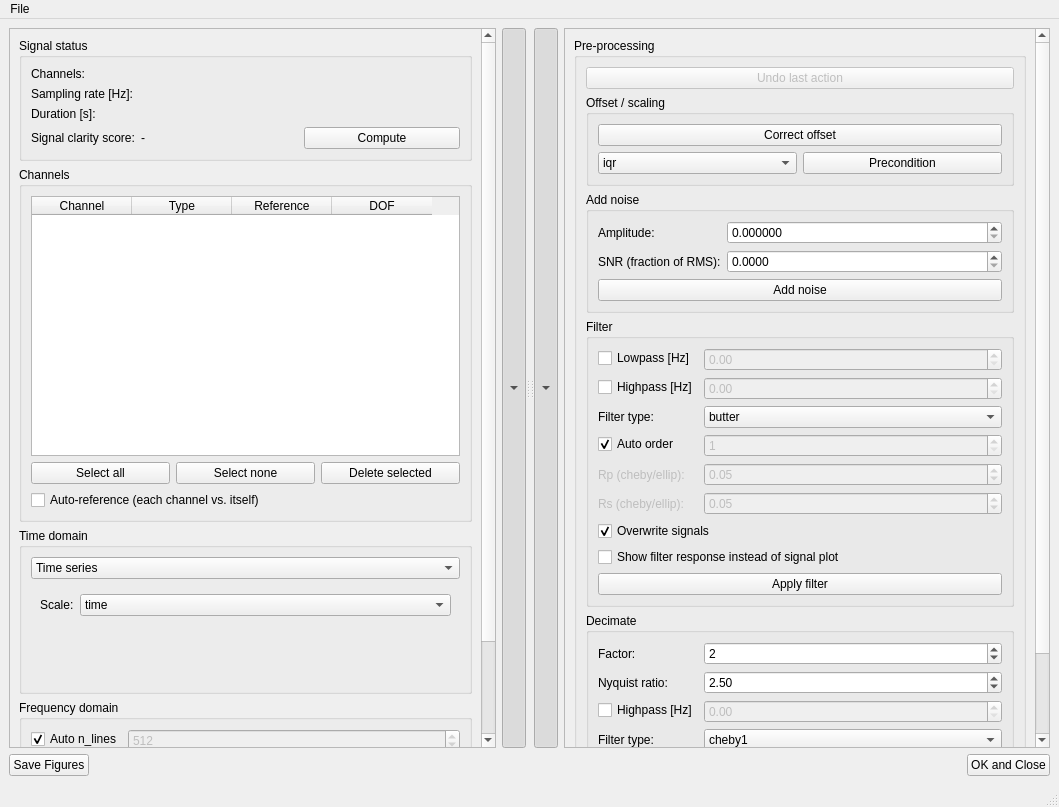
<?xml version="1.0" encoding="UTF-8"?>
<ui version="4.0">
 <class>PreProcessSignalsGUI</class>
 <widget class="QMainWindow" name="PreProcessSignalsGUI">
  <property name="geometry">
   <rect>
    <x>0</x>
    <y>0</y>
    <width>1059</width>
    <height>807</height>
   </rect>
  </property>
  <property name="windowTitle">
   <string>pyOMA - Interactive Signal Pre-Processing</string>
  </property>
  <widget class="QWidget" name="central_widget">
   <layout class="QVBoxLayout" name="verticalLayout" stretch="1,0">
    <item>
     <widget class="QSplitter" name="splitter">
      <property name="orientation">
       <enum>Qt::Orientation::Horizontal</enum>
      </property>
      <widget class="QWidget" name="processing_pane">
       <layout class="QHBoxLayout" name="processing_pane_layout">
        <item>
         <widget class="QScrollArea" name="processing_scroll">
          <property name="minimumSize">
           <size>
            <width>380</width>
            <height>0</height>
           </size>
          </property>
          <property name="widgetResizable">
           <bool>true</bool>
          </property>
          <widget class="QWidget" name="processing_panel">
           <property name="geometry">
            <rect>
             <x>0</x>
             <y>0</y>
             <width>467</width>
             <height>885</height>
            </rect>
           </property>
           <layout class="QVBoxLayout" name="processing_layout" stretch="0,1,0,0,0">
            <item>
             <widget class="QGroupBox" name="status_box">
              <property name="title">
               <string>Signal status</string>
              </property>
              <layout class="QFormLayout" name="status_form">
               <item row="0" column="0">
                <widget class="QLabel" name="label_channels">
                 <property name="text">
                  <string>Channels:</string>
                 </property>
                </widget>
               </item>
               <item row="0" column="1">
                <widget class="QLabel" name="lbl_num_channels"/>
               </item>
               <item row="1" column="0">
                <widget class="QLabel" name="label_sampling_rate">
                 <property name="text">
                  <string>Sampling rate [Hz]:</string>
                 </property>
                </widget>
               </item>
               <item row="1" column="1">
                <widget class="QLabel" name="lbl_sampling_rate"/>
               </item>
               <item row="2" column="0">
                <widget class="QLabel" name="label_duration">
                 <property name="text">
                  <string>Duration [s]:</string>
                 </property>
                </widget>
               </item>
               <item row="2" column="1">
                <widget class="QLabel" name="lbl_duration"/>
               </item>
               <item row="3" column="0">
                <widget class="QLabel" name="label_signal_clarity_score">
                 <property name="text">
                  <string>Signal clarity score:</string>
                 </property>
                </widget>
               </item>
               <item row="3" column="1">
                <layout class="QHBoxLayout" name="signal_clarity_row">
                 <item>
                  <widget class="QLabel" name="lbl_signal_clarity_score">
                   <property name="text">
                    <string>-</string>
                   </property>
                  </widget>
                 </item>
                 <item>
                  <widget class="QPushButton" name="btn_compute_clarity_score">
                   <property name="text">
                    <string>Compute</string>
                   </property>
                  </widget>
                 </item>
                </layout>
               </item>
              </layout>
             </widget>
            </item>
            <item>
             <widget class="QGroupBox" name="channel_box">
              <property name="title">
               <string>Channels</string>
              </property>
              <layout class="QVBoxLayout" name="channel_layout">
               <item>
                <widget class="QTableWidget" name="channel_table">
                 <property name="sizePolicy">
                  <sizepolicy hsizetype="Expanding" vsizetype="Expanding">
                   <horstretch>0</horstretch>
                   <verstretch>0</verstretch>
                  </sizepolicy>
                 </property>
                 <property name="minimumSize">
                  <size>
                   <width>0</width>
                   <height>260</height>
                  </size>
                 </property>
                 <property name="editTriggers">
                  <set>QAbstractItemView::EditTrigger::DoubleClicked|QAbstractItemView::EditTrigger::EditKeyPressed</set>
                 </property>
                 <property name="selectionMode">
                  <enum>QAbstractItemView::SelectionMode::ExtendedSelection</enum>
                 </property>
                 <property name="selectionBehavior">
                  <enum>QAbstractItemView::SelectionBehavior::SelectRows</enum>
                 </property>
                 <column>
                  <property name="text">
                   <string>Channel</string>
                  </property>
                 </column>
                 <column>
                  <property name="text">
                   <string>Type</string>
                  </property>
                 </column>
                 <column>
                  <property name="text">
                   <string>Reference</string>
                  </property>
                 </column>
                 <column>
                  <property name="text">
                   <string>DOF</string>
                  </property>
                 </column>
                </widget>
               </item>
               <item>
                <layout class="QHBoxLayout" name="channel_buttons_row">
                 <item>
                  <widget class="QPushButton" name="btn_select_all">
                   <property name="text">
                    <string>Select all</string>
                   </property>
                  </widget>
                 </item>
                 <item>
                  <widget class="QPushButton" name="btn_select_none">
                   <property name="text">
                    <string>Select none</string>
                   </property>
                  </widget>
                 </item>
                 <item>
                  <widget class="QPushButton" name="btn_delete_channels">
                   <property name="text">
                    <string>Delete selected</string>
                   </property>
                  </widget>
                 </item>
                </layout>
               </item>
               <item>
                <widget class="QCheckBox" name="chk_auto_ref">
                 <property name="text">
                  <string>Auto-reference (each channel vs. itself)</string>
                 </property>
                </widget>
               </item>
              </layout>
             </widget>
            </item>
            <item>
             <widget class="QGroupBox" name="time_domain_box">
              <property name="title">
               <string>Time domain</string>
              </property>
              <layout class="QVBoxLayout" name="time_domain_layout">
               <item>
                <widget class="QComboBox" name="combo_time_diagram">
                 <item>
                  <property name="text">
                   <string>Time series</string>
                  </property>
                 </item>
                 <item>
                  <property name="text">
                   <string>Correlation</string>
                  </property>
                 </item>
                </widget>
               </item>
               <item>
                <widget class="QStackedWidget" name="stack_time_params">
                 <widget class="QWidget" name="page_timeseries">
                  <layout class="QFormLayout" name="page_timeseries_form">
                   <item row="0" column="0">
                    <widget class="QLabel" name="label_ts_scale">
                     <property name="text">
                      <string>Scale:</string>
                     </property>
                    </widget>
                   </item>
                   <item row="0" column="1">
                    <widget class="QComboBox" name="combo_ts_scale">
                     <item>
                      <property name="text">
                       <string>time</string>
                      </property>
                     </item>
                     <item>
                      <property name="text">
                       <string>samples</string>
                      </property>
                     </item>
                    </widget>
                   </item>
                  </layout>
                 </widget>
                 <widget class="QWidget" name="page_correlation">
                  <layout class="QFormLayout" name="page_correlation_form">
                   <item row="0" column="0">
                    <widget class="QCheckBox" name="chk_corr_auto_mlags">
                     <property name="text">
                      <string>Auto m_lags</string>
                     </property>
                     <property name="checked">
                      <bool>true</bool>
                     </property>
                    </widget>
                   </item>
                   <item row="0" column="1">
                    <widget class="QSpinBox" name="spin_corr_mlags">
                     <property name="enabled">
                      <bool>false</bool>
                     </property>
                     <property name="minimum">
                      <number>1</number>
                     </property>
                     <property name="maximum">
                      <number>100000000</number>
                     </property>
                    </widget>
                   </item>
                   <item row="1" column="0">
                    <widget class="QLabel" name="label_corr_scale">
                     <property name="text">
                      <string>Scale:</string>
                     </property>
                    </widget>
                   </item>
                   <item row="1" column="1">
                    <widget class="QComboBox" name="combo_corr_scale">
                     <item>
                      <property name="text">
                       <string>lags</string>
                      </property>
                     </item>
                     <item>
                      <property name="text">
                       <string>samples</string>
                      </property>
                     </item>
                    </widget>
                   </item>
                   <item row="2" column="0">
                    <widget class="QLabel" name="label_corr_method">
                     <property name="text">
                      <string>Method:</string>
                     </property>
                    </widget>
                   </item>
                   <item row="2" column="1">
                    <widget class="QComboBox" name="combo_corr_method">
                     <item>
                      <property name="text">
                       <string>auto</string>
                      </property>
                     </item>
                     <item>
                      <property name="text">
                       <string>welch</string>
                      </property>
                     </item>
                     <item>
                      <property name="text">
                       <string>blackman-tukey</string>
                      </property>
                     </item>
                    </widget>
                   </item>
                  </layout>
                 </widget>
                </widget>
               </item>
              </layout>
             </widget>
            </item>
            <item>
             <widget class="QGroupBox" name="freq_domain_box">
              <property name="title">
               <string>Frequency domain</string>
              </property>
              <layout class="QFormLayout" name="freq_domain_layout">
               <item row="0" column="0">
                <widget class="QCheckBox" name="chk_psd_auto_nlines">
                 <property name="text">
                  <string>Auto n_lines</string>
                 </property>
                 <property name="checked">
                  <bool>true</bool>
                 </property>
                </widget>
               </item>
               <item row="0" column="1">
                <widget class="QSpinBox" name="spin_psd_nlines">
                 <property name="enabled">
                  <bool>false</bool>
                 </property>
                 <property name="minimum">
                  <number>2</number>
                 </property>
                 <property name="maximum">
                  <number>100000000</number>
                 </property>
                 <property name="value">
                  <number>512</number>
                 </property>
                </widget>
               </item>
               <item row="1" column="0">
                <widget class="QLabel" name="label_psd_scale">
                 <property name="text">
                  <string>Scale:</string>
                 </property>
                </widget>
               </item>
               <item row="1" column="1">
                <widget class="QComboBox" name="combo_psd_scale">
                 <item>
                  <property name="text">
                   <string>db</string>
                  </property>
                 </item>
                 <item>
                  <property name="text">
                   <string>power</string>
                  </property>
                 </item>
                 <item>
                  <property name="text">
                   <string>rms</string>
                  </property>
                 </item>
                 <item>
                  <property name="text">
                   <string>phase</string>
                  </property>
                 </item>
                 <item>
                  <property name="text">
                   <string>svd</string>
                  </property>
                 </item>
                </widget>
               </item>
               <item row="2" column="0">
                <widget class="QLabel" name="label_psd_method">
                 <property name="text">
                  <string>Method:</string>
                 </property>
                </widget>
               </item>
               <item row="2" column="1">
                <widget class="QComboBox" name="combo_psd_method">
                 <item>
                  <property name="text">
                   <string>auto</string>
                  </property>
                 </item>
                 <item>
                  <property name="text">
                   <string>welch</string>
                  </property>
                 </item>
                 <item>
                  <property name="text">
                   <string>blackman-tukey</string>
                  </property>
                 </item>
                </widget>
               </item>
              </layout>
             </widget>
            </item>
            <item>
             <widget class="QPushButton" name="btn_refresh_plots_processing">
              <property name="text">
               <string>Refresh plots</string>
              </property>
             </widget>
            </item>
           </layout>
          </widget>
         </widget>
        </item>
        <item>
         <widget class="QToolButton" name="processing_toggle_btn">
          <property name="sizePolicy">
           <sizepolicy hsizetype="Fixed" vsizetype="Expanding">
            <horstretch>0</horstretch>
            <verstretch>0</verstretch>
           </sizepolicy>
          </property>
          <property name="checkable">
           <bool>true</bool>
          </property>
          <property name="checked">
           <bool>true</bool>
          </property>
          <property name="arrowType">
           <enum>Qt::ArrowType::DownArrow</enum>
          </property>
         </widget>
        </item>
       </layout>
      </widget>
      <widget class="QWidget" name="plot_panel">
       <layout class="QVBoxLayout" name="plot_layout">
        <item>
         <widget class="MyMplCanvas" name="canvas_time" native="true"/>
        </item>
        <item>
         <widget class="MyMplCanvas" name="canvas_freq" native="true"/>
        </item>
       </layout>
      </widget>
      <widget class="QWidget" name="control_pane">
       <layout class="QHBoxLayout" name="control_pane_layout">
        <item>
         <widget class="QToolButton" name="control_toggle_btn">
          <property name="sizePolicy">
           <sizepolicy hsizetype="Fixed" vsizetype="Expanding">
            <horstretch>0</horstretch>
            <verstretch>0</verstretch>
           </sizepolicy>
          </property>
          <property name="checkable">
           <bool>true</bool>
          </property>
          <property name="checked">
           <bool>true</bool>
          </property>
          <property name="arrowType">
           <enum>Qt::ArrowType::DownArrow</enum>
          </property>
         </widget>
        </item>
        <item>
         <widget class="QScrollArea" name="control_scroll">
          <property name="minimumSize">
           <size>
            <width>380</width>
            <height>0</height>
           </size>
          </property>
          <property name="widgetResizable">
           <bool>true</bool>
          </property>
          <widget class="QWidget" name="control_panel">
           <property name="geometry">
            <rect>
             <x>0</x>
             <y>0</y>
             <width>467</width>
             <height>889</height>
            </rect>
           </property>
           <layout class="QVBoxLayout" name="control_layout" stretch="0,0">
            <item>
             <widget class="QGroupBox" name="preprocessing_box">
              <property name="title">
               <string>Pre-processing</string>
              </property>
              <layout class="QVBoxLayout" name="preprocessing_layout">
               <item>
                <widget class="QPushButton" name="btn_undo">
                 <property name="enabled">
                  <bool>false</bool>
                 </property>
                 <property name="text">
                  <string>Undo last action</string>
                 </property>
                </widget>
               </item>
               <item>
                <widget class="QGroupBox" name="offset_box">
                 <property name="title">
                  <string>Offset / scaling</string>
                 </property>
                 <layout class="QVBoxLayout" name="offset_layout">
                  <item>
                   <widget class="QPushButton" name="btn_correct_offset">
                    <property name="text">
                     <string>Correct offset</string>
                    </property>
                   </widget>
                  </item>
                  <item>
                   <layout class="QHBoxLayout" name="precondition_row">
                    <item>
                     <widget class="QComboBox" name="combo_precondition_method">
                      <item>
                       <property name="text">
                        <string>iqr</string>
                       </property>
                      </item>
                      <item>
                       <property name="text">
                        <string>range</string>
                       </property>
                      </item>
                     </widget>
                    </item>
                    <item>
                     <widget class="QPushButton" name="btn_precondition">
                      <property name="text">
                       <string>Precondition</string>
                      </property>
                     </widget>
                    </item>
                   </layout>
                  </item>
                 </layout>
                </widget>
               </item>
               <item>
                <widget class="QGroupBox" name="noise_box">
                 <property name="title">
                  <string>Add noise</string>
                 </property>
                 <layout class="QFormLayout" name="noise_form">
                  <item row="0" column="0">
                   <widget class="QLabel" name="label_noise_amplitude">
                    <property name="text">
                     <string>Amplitude:</string>
                    </property>
                   </widget>
                  </item>
                  <item row="0" column="1">
                   <widget class="QDoubleSpinBox" name="spin_noise_amplitude">
                    <property name="decimals">
                     <number>6</number>
                    </property>
                    <property name="maximum">
                     <double>1000000.000000000000000</double>
                    </property>
                   </widget>
                  </item>
                  <item row="1" column="0">
                   <widget class="QLabel" name="label_noise_snr">
                    <property name="text">
                     <string>SNR (fraction of RMS):</string>
                    </property>
                   </widget>
                  </item>
                  <item row="1" column="1">
                   <widget class="QDoubleSpinBox" name="spin_noise_snr">
                    <property name="decimals">
                     <number>4</number>
                    </property>
                    <property name="maximum">
                     <double>1.000000000000000</double>
                    </property>
                    <property name="singleStep">
                     <double>0.010000000000000</double>
                    </property>
                   </widget>
                  </item>
                  <item row="2" column="0" colspan="2">
                   <widget class="QPushButton" name="btn_add_noise">
                    <property name="text">
                     <string>Add noise</string>
                    </property>
                   </widget>
                  </item>
                 </layout>
                </widget>
               </item>
               <item>
                <widget class="QGroupBox" name="filter_box">
                 <property name="title">
                  <string>Filter</string>
                 </property>
                 <layout class="QFormLayout" name="filter_form">
                  <item row="0" column="0">
                   <widget class="QCheckBox" name="chk_lowpass">
                    <property name="text">
                     <string>Lowpass [Hz]</string>
                    </property>
                   </widget>
                  </item>
                  <item row="0" column="1">
                   <widget class="QDoubleSpinBox" name="spin_lowpass">
                    <property name="enabled">
                     <bool>false</bool>
                    </property>
                    <property name="minimum">
                     <double>0.000000000000000</double>
                    </property>
                    <property name="maximum">
                     <double>1000000.000000000000000</double>
                    </property>
                   </widget>
                  </item>
                  <item row="1" column="0">
                   <widget class="QCheckBox" name="chk_highpass">
                    <property name="text">
                     <string>Highpass [Hz]</string>
                    </property>
                   </widget>
                  </item>
                  <item row="1" column="1">
                   <widget class="QDoubleSpinBox" name="spin_highpass">
                    <property name="enabled">
                     <bool>false</bool>
                    </property>
                    <property name="minimum">
                     <double>0.000000000000000</double>
                    </property>
                    <property name="maximum">
                     <double>1000000.000000000000000</double>
                    </property>
                   </widget>
                  </item>
                  <item row="2" column="0">
                   <widget class="QLabel" name="label_ftype">
                    <property name="text">
                     <string>Filter type:</string>
                    </property>
                   </widget>
                  </item>
                  <item row="2" column="1">
                   <widget class="QComboBox" name="combo_ftype">
                    <item>
                     <property name="text">
                      <string>butter</string>
                     </property>
                    </item>
                    <item>
                     <property name="text">
                      <string>cheby1</string>
                     </property>
                    </item>
                    <item>
                     <property name="text">
                      <string>cheby2</string>
                     </property>
                    </item>
                    <item>
                     <property name="text">
                      <string>ellip</string>
                     </property>
                    </item>
                    <item>
                     <property name="text">
                      <string>bessel</string>
                     </property>
                    </item>
                    <item>
                     <property name="text">
                      <string>moving_average</string>
                     </property>
                    </item>
                    <item>
                     <property name="text">
                      <string>brickwall</string>
                     </property>
                    </item>
                   </widget>
                  </item>
                  <item row="3" column="0">
                   <widget class="QCheckBox" name="chk_auto_order">
                    <property name="text">
                     <string>Auto order</string>
                    </property>
                    <property name="checked">
                     <bool>true</bool>
                    </property>
                   </widget>
                  </item>
                  <item row="3" column="1">
                   <widget class="QSpinBox" name="spin_order">
                    <property name="enabled">
                     <bool>false</bool>
                    </property>
                    <property name="minimum">
                     <number>1</number>
                    </property>
                    <property name="maximum">
                     <number>1000</number>
                    </property>
                   </widget>
                  </item>
                  <item row="4" column="0">
                   <widget class="QLabel" name="lbl_rp">
                    <property name="enabled">
                     <bool>false</bool>
                    </property>
                    <property name="text">
                     <string>Rp (cheby/ellip):</string>
                    </property>
                   </widget>
                  </item>
                  <item row="4" column="1">
                   <widget class="QDoubleSpinBox" name="spin_rp">
                    <property name="enabled">
                     <bool>false</bool>
                    </property>
                    <property name="minimum">
                     <double>0.000000000000000</double>
                    </property>
                    <property name="maximum">
                     <double>10.000000000000000</double>
                    </property>
                    <property name="value">
                     <double>0.050000000000000</double>
                    </property>
                   </widget>
                  </item>
                  <item row="5" column="0">
                   <widget class="QLabel" name="lbl_rs">
                    <property name="enabled">
                     <bool>false</bool>
                    </property>
                    <property name="text">
                     <string>Rs (cheby/ellip):</string>
                    </property>
                   </widget>
                  </item>
                  <item row="5" column="1">
                   <widget class="QDoubleSpinBox" name="spin_rs">
                    <property name="enabled">
                     <bool>false</bool>
                    </property>
                    <property name="minimum">
                     <double>0.000000000000000</double>
                    </property>
                    <property name="maximum">
                     <double>100.000000000000000</double>
                    </property>
                    <property name="value">
                     <double>0.050000000000000</double>
                    </property>
                   </widget>
                  </item>
                  <item row="6" column="0" colspan="2">
                   <widget class="QCheckBox" name="chk_overwrite">
                    <property name="text">
                     <string>Overwrite signals</string>
                    </property>
                    <property name="checked">
                     <bool>true</bool>
                    </property>
                   </widget>
                  </item>
                  <item row="7" column="0" colspan="2">
                   <widget class="QCheckBox" name="chk_show_response">
                    <property name="text">
                     <string>Show filter response instead of signal plot</string>
                    </property>
                   </widget>
                  </item>
                  <item row="8" column="0" colspan="2">
                   <widget class="QPushButton" name="btn_apply_filter">
                    <property name="text">
                     <string>Apply filter</string>
                    </property>
                   </widget>
                  </item>
                 </layout>
                </widget>
               </item>
               <item>
                <widget class="QGroupBox" name="decimate_box">
                 <property name="title">
                  <string>Decimate</string>
                 </property>
                 <layout class="QFormLayout" name="decimate_form">
                  <item row="0" column="0">
                   <widget class="QLabel" name="label_decimate_factor">
                    <property name="text">
                     <string>Factor:</string>
                    </property>
                   </widget>
                  </item>
                  <item row="0" column="1">
                   <widget class="QSpinBox" name="spin_decimate_factor">
                    <property name="minimum">
                     <number>1</number>
                    </property>
                    <property name="maximum">
                     <number>1000</number>
                    </property>
                    <property name="value">
                     <number>2</number>
                    </property>
                   </widget>
                  </item>
                  <item row="1" column="0">
                   <widget class="QLabel" name="label_nyq_rat">
                    <property name="text">
                     <string>Nyquist ratio:</string>
                    </property>
                   </widget>
                  </item>
                  <item row="1" column="1">
                   <widget class="QDoubleSpinBox" name="spin_nyq_rat">
                    <property name="minimum">
                     <double>2.000000000000000</double>
                    </property>
                    <property name="maximum">
                     <double>100.000000000000000</double>
                    </property>
                    <property name="value">
                     <double>2.500000000000000</double>
                    </property>
                   </widget>
                  </item>
                  <item row="2" column="0">
                   <widget class="QCheckBox" name="chk_decimate_highpass">
                    <property name="text">
                     <string>Highpass [Hz]</string>
                    </property>
                   </widget>
                  </item>
                  <item row="2" column="1">
                   <widget class="QDoubleSpinBox" name="spin_decimate_highpass">
                    <property name="enabled">
                     <bool>false</bool>
                    </property>
                    <property name="minimum">
                     <double>0.000000000000000</double>
                    </property>
                    <property name="maximum">
                     <double>1000000.000000000000000</double>
                    </property>
                   </widget>
                  </item>
                  <item row="3" column="0">
                   <widget class="QLabel" name="label_decimate_ftype">
                    <property name="text">
                     <string>Filter type:</string>
                    </property>
                   </widget>
                  </item>
                  <item row="3" column="1">
                   <widget class="QComboBox" name="combo_decimate_ftype">
                    <item>
                     <property name="text">
                      <string>cheby1</string>
                     </property>
                    </item>
                    <item>
                     <property name="text">
                      <string>butter</string>
                     </property>
                    </item>
                    <item>
                     <property name="text">
                      <string>cheby2</string>
                     </property>
                    </item>
                    <item>
                     <property name="text">
                      <string>ellip</string>
                     </property>
                    </item>
                    <item>
                     <property name="text">
                      <string>bessel</string>
                     </property>
                    </item>
                   </widget>
                  </item>
                  <item row="4" column="0" colspan="2">
                   <widget class="QPushButton" name="btn_decimate">
                    <property name="text">
                     <string>Decimate</string>
                    </property>
                   </widget>
                  </item>
                 </layout>
                </widget>
               </item>
              </layout>
             </widget>
            </item>
            <item>
             <widget class="QPushButton" name="btn_refresh_plots">
              <property name="text">
               <string>Refresh plots</string>
              </property>
             </widget>
            </item>
           </layout>
          </widget>
         </widget>
        </item>
       </layout>
      </widget>
     </widget>
    </item>
    <item>
     <layout class="QHBoxLayout" name="buttons_layout">
      <item>
       <widget class="QPushButton" name="save_figure_button">
        <property name="text">
         <string>Save Figures</string>
        </property>
       </widget>
      </item>
      <item>
       <spacer name="buttons_layout_spacer">
        <property name="orientation">
         <enum>Qt::Orientation::Horizontal</enum>
        </property>
        <property name="sizeHint" stdset="0">
         <size>
          <width>40</width>
          <height>20</height>
         </size>
        </property>
       </spacer>
      </item>
      <item>
       <widget class="QPushButton" name="ok_close_button">
        <property name="text">
         <string>OK and Close</string>
        </property>
       </widget>
      </item>
     </layout>
    </item>
   </layout>
  </widget>
  <widget class="QMenuBar" name="menuBar">
   <property name="geometry">
    <rect>
     <x>0</x>
     <y>0</y>
     <width>1059</width>
     <height>22</height>
    </rect>
   </property>
   <widget class="QMenu" name="menuFile">
    <property name="title">
     <string>File</string>
    </property>
    <addaction name="separator"/>
    <addaction name="actionImport_Signals"/>
    <addaction name="actionLoad_State"/>
    <addaction name="actionSave_State"/>
    <addaction name="separator"/>
    <addaction name="actionQuit"/>
   </widget>
   <addaction name="menuFile"/>
  </widget>
  <widget class="QStatusBar" name="statusBar"/>
  <action name="actionImport_Signals">
   <property name="text">
    <string>Import Signals...</string>
   </property>
  </action>
  <action name="actionLoad_State">
   <property name="text">
    <string>Load State</string>
   </property>
  </action>
  <action name="actionSave_State">
   <property name="text">
    <string>Save State</string>
   </property>
  </action>
  <action name="actionQuit">
   <property name="text">
    <string>Quit</string>
   </property>
  </action>
 </widget>
 <customwidgets>
  <customwidget>
   <class>MyMplCanvas</class>
   <extends>QWidget</extends>
   <header>pyOMA.GUI.HelpersGUI</header>
  </customwidget>
 </customwidgets>
 <resources/>
 <connections/>
</ui>
